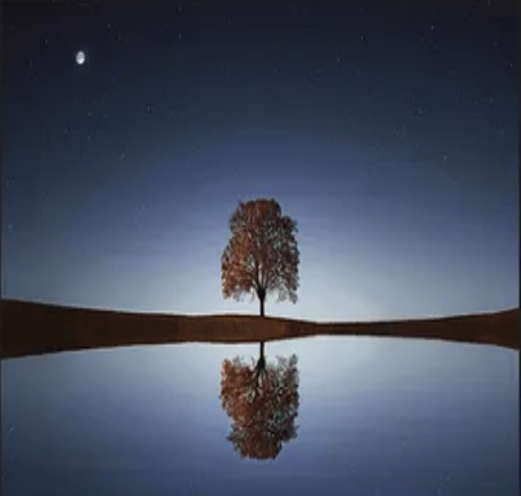
#> input picture 2-arithmetic-operations/inputs/add1.png, 521 x 496 px, shrunk from 790 x 752 before the run, found by its file name
$ python arithmetic-operations.py
#> lines starting #> are read from the running program, lines starting #| are printed output that depends on the picture
import cv2
import matplotlib.pyplot as plt
import numpy as np

def addition(input_path):
        input_add1 = cv2.imread(input_path + "add1.png")
        input_add2 = cv2.imread(input_path + "add2.png")

        h1, w1 = input_add1.shape[:2]
        h2, w2 = input_add2.shape[:2]
        target_h = min(h1, h2)
        target_w = min(w1, w2)

        b1,g1,r1 = cv2.split(input_add1[:target_h, :target_w])
        b2,g2,r2 = cv2.split(input_add2[:target_h, :target_w])

        b=cv2.add(b1,b2)
        g=cv2.add(g1,g2)
        r=cv2.add(r1,r2)

        return input_add1, input_add2, cv2.merge([b,g,r])

def subtraction(input_path):
        input_sub1 = cv2.imread(input_path + "sub1.png")
        input_sub2 = cv2.imread(input_path + "sub2.png")

        h1, w1 = input_sub1.shape[:2]
        h2, w2 = input_sub2.shape[:2]
        target_h = min(h1, h2)
        target_w = min(w1, w2)

        b1,g1,r1 = cv2.split(input_sub1[:target_h, :target_w])
        b2,g2,r2 = cv2.split(input_sub2[:target_h, :target_w])

        b=cv2.subtract(b1,b2)
        g=cv2.subtract(g1,g2)
        r=cv2.subtract(r1,r2)

        return input_sub1, input_sub2, cv2.merge([b,g,r])

def multiplication(input_path):
        input_mul = cv2.imread(input_path + "mul.png")

        b,g,r = cv2.split(input_mul)
        scale = 2
        b=cv2.multiply(b,scale)
        g=cv2.multiply(g,scale)
        r=cv2.multiply(r,scale)

        return input_mul, cv2.merge([b,g,r])

def division(input_path):
        input_div1 = cv2.imread(input_path + "div1.png")
        input_div2 = cv2.imread(input_path + "div2.png")

        h1, w1 = input_div1.shape[:2]
        h2, w2 = input_div2.shape[:2]
        target_h = min(h1, h2)
        target_w = min(w1, w2)

        b1,g1,r1 = cv2.split(input_div1[:target_h, :target_w])
        b2,g2,r2 = cv2.split(input_div2[:target_h, :target_w])

        b2 = np.where(b2 == 0, 1, b2).astype(np.float32)
        g2 = np.where(g2 == 0, 1, g2).astype(np.float32)
        r2 = np.where(r2 == 0, 1, r2).astype(np.float32)

        b = cv2.divide(b1.astype(np.float32), b2, scale=255.0)
        g = cv2.divide(g1.astype(np.float32), g2, scale=255.0)
        r = cv2.divide(r1.astype(np.float32), r2, scale=255.0)

        b = np.clip(b, 0, 255).astype(np.uint8)
        g = np.clip(g, 0, 255).astype(np.uint8)
        r = np.clip(r, 0, 255).astype(np.uint8)

        return input_div1, input_div2, cv2.merge([b,g,r])

def plot_result(output, figure_path):
        row_titles = ["Addition", "Subtraction", "Multiplication", "Division"]
        col_titles = ["Input 1", "Input 2", "Output"]

        _, axes = plt.subplots(4, 3, figsize=(14, 16))

        for i in range(4):
                for j in range(3):
                        ax = axes[i][j]
                        img = output[i][j]
                        if img is None:
                                ax.text(0.5, 0.5, "N/A", ha="center", va="center", fontsize=16)
                        else:
                                ax.imshow(cv2.cvtColor(img,cv2.COLOR_BGR2RGB))

                        if i == 0:
                                ax.set_title(col_titles[j], fontsize=13)
                        if j == 0:
                                ax.set_ylabel(row_titles[i], fontsize=13)

                        ax.set_xticks([])
                        ax.set_yticks([])

        plt.tight_layout()
        plt.savefig(figure_path, dpi=200)
        plt.close()

def main():
        input_path = "2-arithmetic-operations/inputs/"
        figure_path = "2-arithmetic-operations/result.png"

        input_add1, input_add2, output_add = addition(input_path)
#> in addition, input_add1 is the input picture: shape (496, 521, 3); mean B, G, R 96.2, 78.3, 70.1
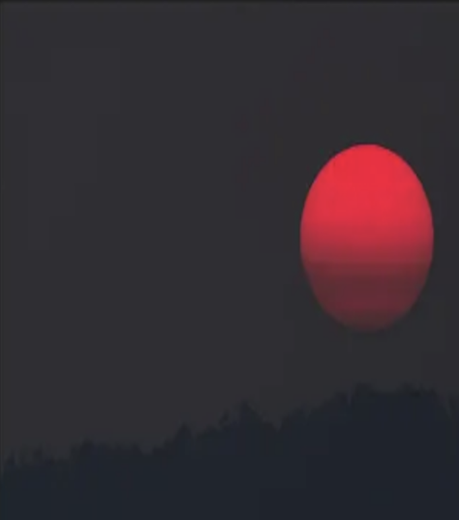
#> input picture 2-arithmetic-operations/inputs/add2.png, 459 x 520 px, shrunk from 696 x 788 before the run, found by its file name
#> in addition, input_add2 is the input picture: shape (520, 459, 3); mean B, G, R 50.1, 44.1, 53.5
#> in addition, `r=cv2.add(r1,r2)`:
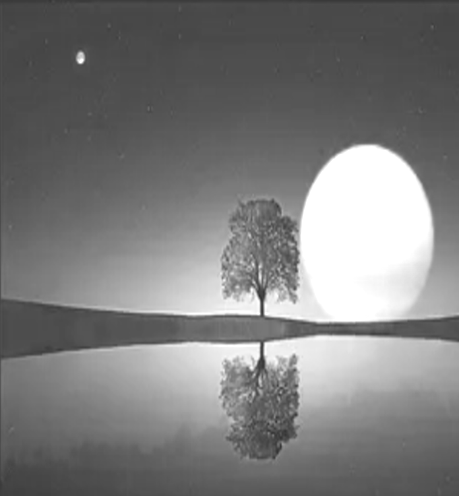
#> r: shape (496, 459); min 51, max 255, mean 124.2
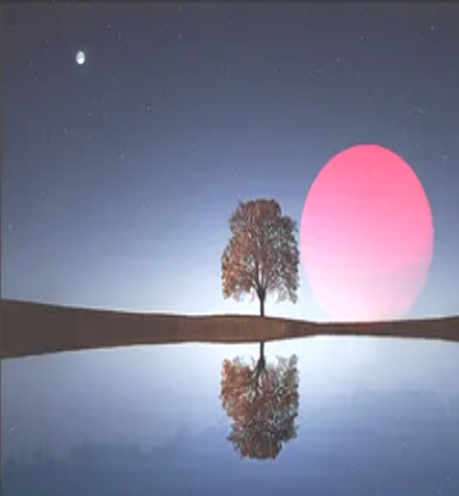
#> output_add: shape (496, 459, 3); mean of channels 0, 1, 2 147.8, 124.3, 124.2; drawn as B, G, R
        input_sub1, input_sub2, output_sub = subtraction(input_path)
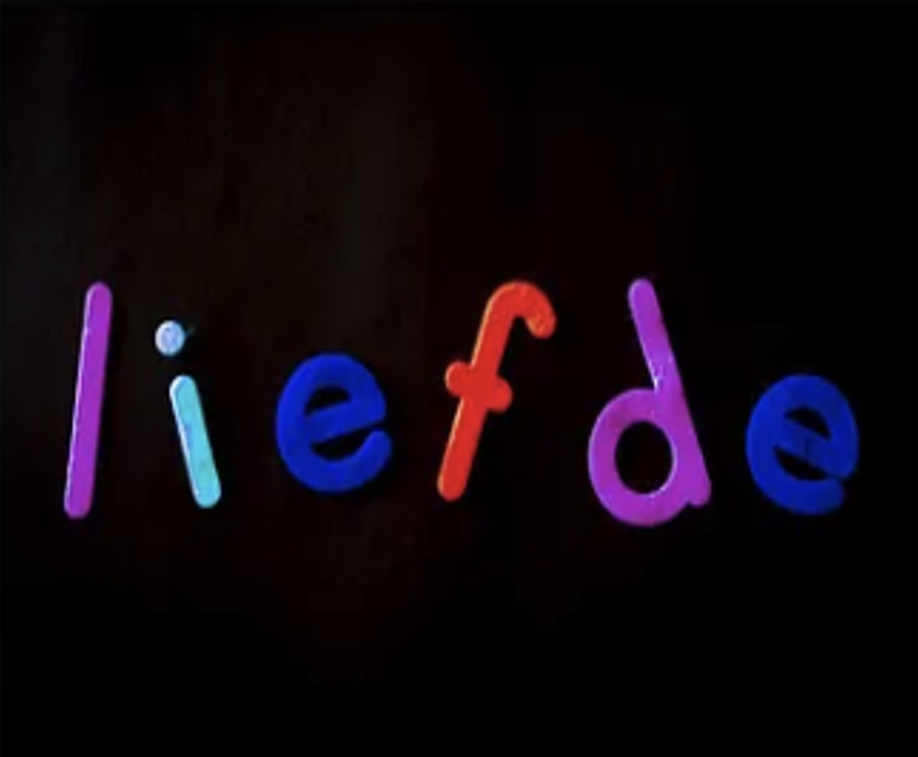
#> input picture 2-arithmetic-operations/inputs/sub1.png, 918 x 757 px, shrunk from 1392 x 1148 before the run, found by its file name
#> in subtraction, input_sub1 is the input picture: shape (757, 918, 3); mean B, G, R 14.2, 6.4, 13.8
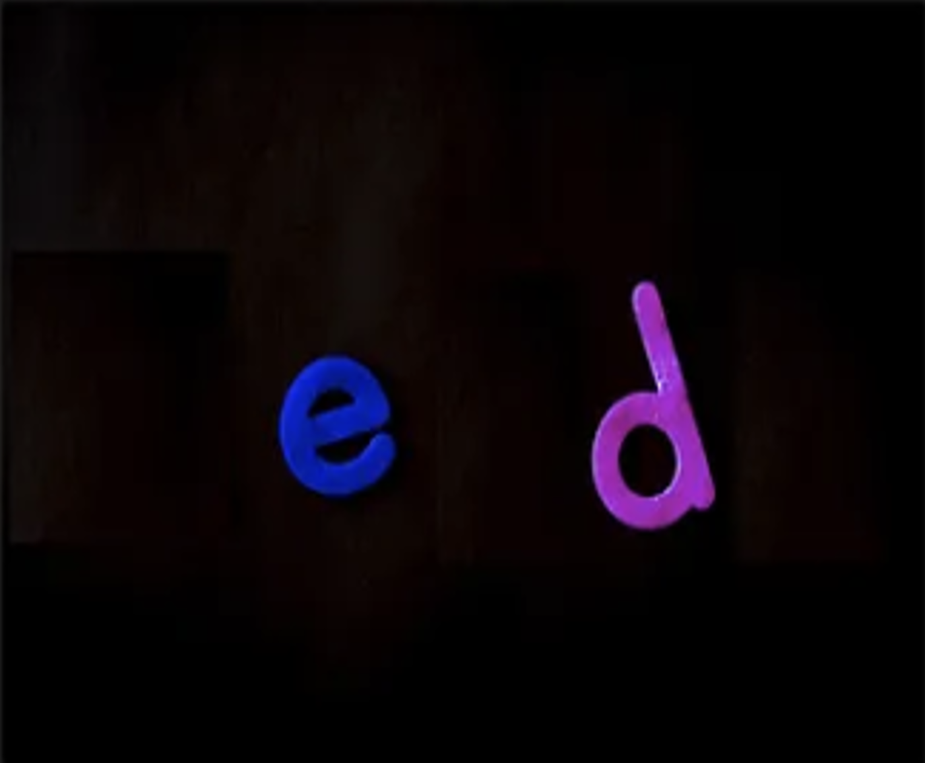
#> input picture 2-arithmetic-operations/inputs/sub2.png, 925 x 763 px, shrunk from 1402 x 1156 before the run, found by its file name
#> in subtraction, input_sub2 is the input picture: shape (763, 925, 3); mean B, G, R 7.7, 3.6, 9.2
        input_mul, output_mul = multiplication(input_path)
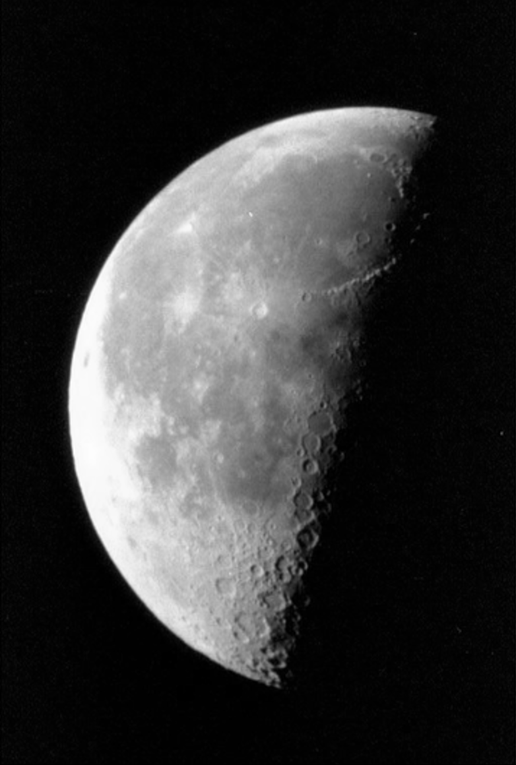
#> input picture 2-arithmetic-operations/inputs/mul.png, 516 x 765 px, shrunk from 782 x 1160 before the run, found by its file name
#> in multiplication, input_mul is the input picture: shape (765, 516, 3); min 0, max 255, mean 53.6
        input_div1, input_div2, output_div = division(input_path)
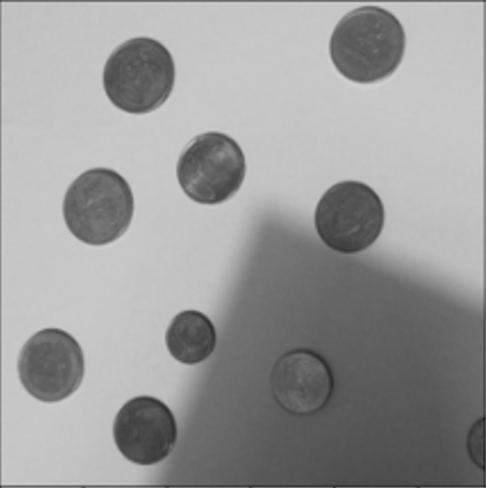
#> input picture 2-arithmetic-operations/inputs/div1.png, 486 x 488 px, shrunk from 736 x 740 before the run, found by its file name
#> in division, input_div1 is the input picture: shape (488, 486, 3); min 36, max 209, mean 154.1

        output = [
                [input_add1, input_add2, output_add],
                [input_sub1, input_sub2, output_sub],
                [input_mul,  None,       output_mul],
                [input_div1, input_div2, output_div]
        ]

        plot_result(output ,figure_path)

#> (the run stopped early here; a loop or call above may not have finished)
